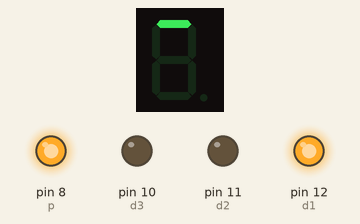
A sketch run on a simulated Arduino Uno, built with avr-gcc and run on an emulated ATmega328P. Parts: 1-digit seven-segment display, output pins drawn as LEDs (lit = HIGH). Wiring (inferred from the names in the program): 1-digit 7-segment display, segments lit when LOW: segments pin 1, pin 2, pin 3, pin 4, pin 5, pin 6, pin 7. The segment pins are drawn as the display they are named for; pins used as bus, display or sensor lines are not drawn.

Above: at 0.05 s.
At 2.25 s:
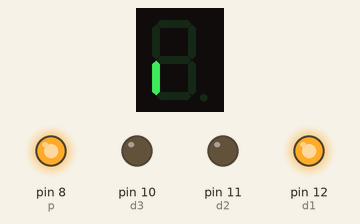
At 4.55 s:
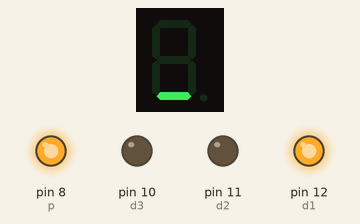
At 6.85 s:
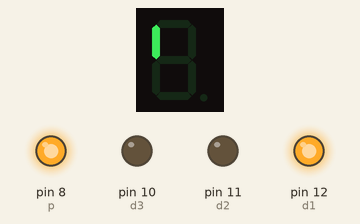
At 9.12 s:
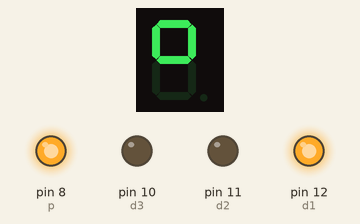
At 12.87 s:
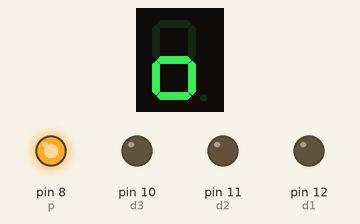
Timing chart, 0 to 40.0 s (numbered marks = the images above):
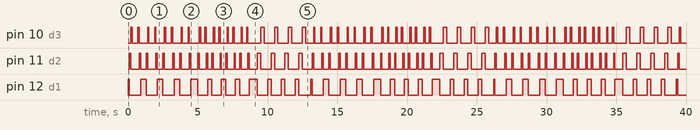

The sketch:

4x7SegmentAnimations.ino
```cpp
//segments
int a = 1;
int b = 2;
int c = 3;
int d = 4;
int e = 5;
int f = 6;
int g = 7;
int p = 8;
//digits
int d4 = 9;
int d3 = 10;
int d2 = 11;
int d1 = 12;
//other
int del = 100;
int buttoncount = 0;
int loopcount = 0;

void setup()
{
  pinMode(d1, OUTPUT);
  pinMode(d2, OUTPUT);
  pinMode(d3, OUTPUT);
  pinMode(d4, OUTPUT);
  pinMode(a, OUTPUT);
  pinMode(b, OUTPUT);
  pinMode(c, OUTPUT);
  pinMode(d, OUTPUT);
  pinMode(e, OUTPUT);
  pinMode(f, OUTPUT);
  pinMode(g, OUTPUT);
  pinMode(p, OUTPUT);
  digitalWrite(a, HIGH);
  digitalWrite(b, HIGH);
  digitalWrite(c, HIGH);
  digitalWrite(d, HIGH);
  digitalWrite(e, HIGH);
  digitalWrite(f, HIGH);
  digitalWrite(g, HIGH);
  digitalWrite(p, HIGH);
}

void loop()
{
  roulette(4);
  delay(100);
  zigzag(2);
  delay(100);
  circles(4);
  delay(100);
}

void pickDigit(int x)
{
  digitalWrite(d1, LOW);
  digitalWrite(d2, LOW);
  digitalWrite(d3, LOW);
  digitalWrite(d4, LOW);

  switch(x)
  {
  case 1:
    digitalWrite(d1, HIGH);
    break;
  case 2:
    digitalWrite(d2, HIGH);
    break;
  case 3:
    digitalWrite(d3, HIGH);
    break;
  default:
    digitalWrite(d4, HIGH);
    break;
  }
}

void clearLEDs()
{
  digitalWrite(a, HIGH);
  digitalWrite(b, HIGH);
  digitalWrite(c, HIGH);
  digitalWrite(d, HIGH);
  digitalWrite(e, HIGH);
  digitalWrite(f, HIGH);
  digitalWrite(g, HIGH);
  digitalWrite(p, HIGH);
}

void roulette(int x)
{
  loopcount = 0;
  while (loopcount < x)
  {
    digitalWrite(a, LOW);
    pickDigit(1);
    delay(del);
    pickDigit(2);
    delay(del);
    pickDigit(3);
    delay(del);
    pickDigit(4);
    delay(del);
    digitalWrite(a, HIGH);
    digitalWrite(b, LOW);
    delay(del);
    digitalWrite(b, HIGH);
    digitalWrite(c, LOW);
    delay(del);
    digitalWrite(c, HIGH);
    digitalWrite(d, LOW);
    delay(del);
    pickDigit(3);
    delay(del);
    pickDigit(2);
    delay(del);
    pickDigit(1);
    delay(del);
    digitalWrite(d, HIGH);
    digitalWrite(e, LOW);
    delay(del);
    digitalWrite(e, HIGH);
    digitalWrite(f, LOW);
    delay(del);
    clearLEDs();
    loopcount++;
  }
}

void zigzag(int x)
{
  loopcount = 0;
  while(loopcount < x)
  {
    digitalWrite(a, LOW);
    pickDigit(1);
    delay(del);
    pickDigit(2);
    delay(del);
    pickDigit(3);
    delay(del);
    pickDigit(4);
    delay(del);
    digitalWrite(a, HIGH);
    digitalWrite(b, LOW);
    delay(del);
    digitalWrite(b, HIGH);
    digitalWrite(g, LOW);
    delay(del);
    pickDigit(3);
    delay(del);
    pickDigit(2);
    delay(del);
    pickDigit(1);
    delay(del);
    digitalWrite(g, HIGH);
    digitalWrite(e, LOW);
    delay(del);
    digitalWrite(e, HIGH);
    digitalWrite(d, LOW);
    delay(del);
    pickDigit(2);
    delay(del);
    pickDigit(3);
    delay(del);
    pickDigit(4);
    delay(del);
    digitalWrite(d, HIGH);
    digitalWrite(c, LOW);
    delay(del);
    digitalWrite(c, HIGH);
    digitalWrite(g, LOW);
    delay(del);
    pickDigit(3);
    delay(del);
    pickDigit(2);
    delay(del);
    pickDigit(1);
    delay(del);
    digitalWrite(g, HIGH);
    digitalWrite(f, LOW);
    delay(del);
    clearLEDs();
    loopcount++;
  }
}

void circles(int x)
{
  loopcount = 0;
  while (loopcount < x)
  {
    digitalWrite(a, LOW);
    digitalWrite(b, LOW);
    digitalWrite(f, LOW);
    digitalWrite(g, LOW);
    pickDigit(1);
    delay(250);
    digitalWrite(a, HIGH);
    digitalWrite(b, HIGH);
    digitalWrite(f, HIGH);
    digitalWrite(c, LOW);
    digitalWrite(d, LOW);
    digitalWrite(e, LOW);
    pickDigit(2);
    delay(250);
    digitalWrite(a, LOW);
    digitalWrite(b, LOW);
    digitalWrite(f, LOW);
    digitalWrite(c, HIGH);
    digitalWrite(d, HIGH);
    digitalWrite(e, HIGH);
    pickDigit(3);
    delay(250);
    digitalWrite(a, HIGH);
    digitalWrite(b, HIGH);
    digitalWrite(f, HIGH);
    digitalWrite(c, LOW);
    digitalWrite(d, LOW);
    digitalWrite(e, LOW);
    pickDigit(4);
    delay(250);
    clearLEDs();
    loopcount++;
  }
}
```

Measured:
- by itself, pin 10 (d3), pin 11 (d2): moves between LOW and HIGH, repeating every 13.1 s
- by itself, pin 12 (d1): moves between LOW and HIGH, repeating every 12.1 s
- by itself, everything shown: repeats every 13.1 s, in 107 steps
- what the display in image 2 shows lasts 0.4 s, from 4.2 s to 4.6 s
